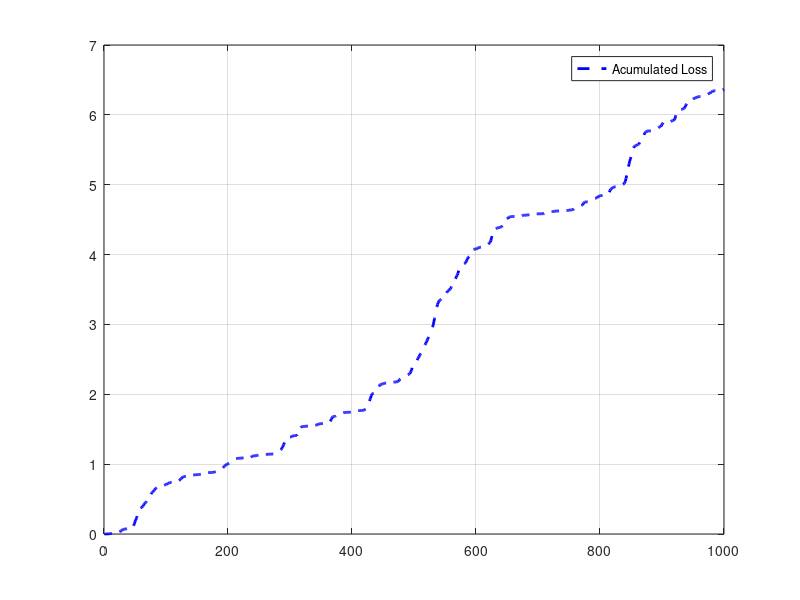
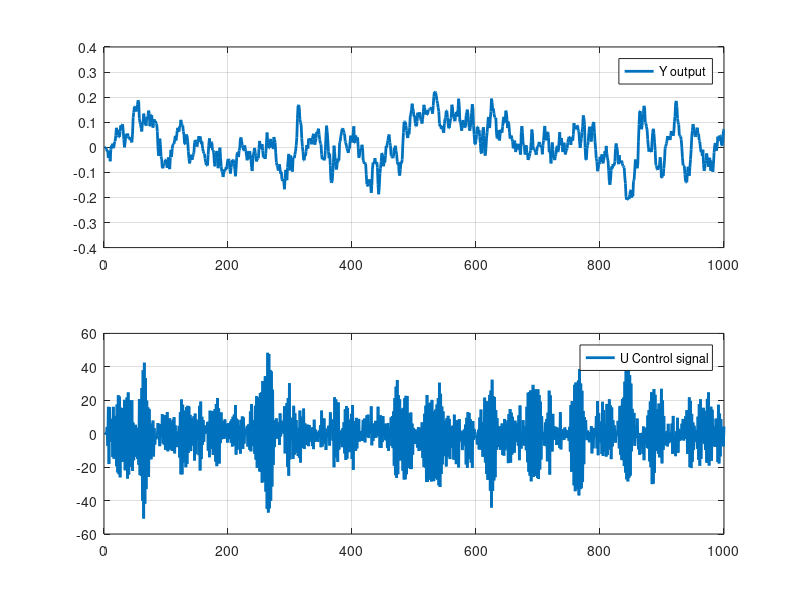
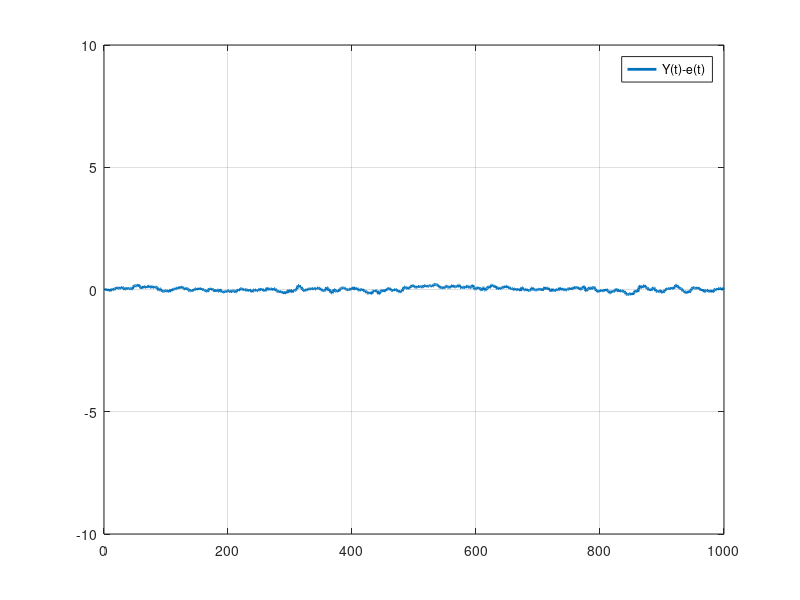

Source code (MATLAB) for these figures, in order:
%% STR Stochastic MA_nonadaptive
clc
clear all
close all
%% define Tf
s=tf('s');
%unstable system
H=(s+0.5)/((3*s-1)*(s^2+1*s+1.2));
%% dicrtisize sys with 1/(10*Ts)
Th=0.2;
Hd=c2d(H,Th);
Tg=Th;
% H num & den
Ah=Hd.den{1,1};
Bh=Hd.num{1,1};
B=Bh(2:end);
B_plus=B/B(1,1);
B_minus=deconv(B,B_plus);
%% Define e
 N=1000;
varN=0.001;% noise variance
e=random('normal',0,varN,N,1);
e=0.01*randn(N,1);
%% controller
Deg_A=length(Ah);
Deg_B_plus=length(B_plus);
d=Deg_A-Deg_B_plus;
c=[0.1 -0.2 -0.3];
C=poly(c);
q=poly(zeros(1,d-1));
qB = conv(q,B_plus);
qBC = conv(qB,C);
%% silvester matrix and diophontine equation
E=[1          0         0       0       0       0;
   Ah(1,2)    1         0       B(1,2)  0       0;
   Ah(1,3)   Ah(1,2)   1        B(1,2)  B(1,1)  0;
   Ah(1,4)   Ah(1,3)   Ah(1,2)  B(1,3)  B(1,2)  B(1,1);
   0         Ah(1,4)   Ah(1,3)  0       B(1,3)  B(1,2);
   0         0         Ah(1,4)  0       0       B(1,3)];
%% R and S Parameter
er=inv(E)*qBC';
R=[er(1) er(2) er(3)];
S=[er(4) er(5) er(6)];
R_1=deconv(R,B_plus);
%% output result
U=zeros(1,length(e));
Y=zeros(1,length(e));
A_L=zeros(1,length(e));

for i=4:length(e)
  Y(i)=-(Ah(1,2)*Y(i-1)+Ah(1,3)*Y(i-2)+Ah(1,4)*Y(i-3))+B(1)*U(i-1)+B(2)*U(i-2)+B(3)*U(i-3)+C(1)*e(i)+C(2)*e(i-1)+C(3)*e(i-2)+C(4)*e(i-3);
    U(i)=(-R(1,2)*U(i-1)-R(1,3)*U(i-2)-S(1,1)*Y(i)-S(1,2)*Y(i-1)-S(1,3)*Y(i-2))/R(1,1);      

  A_L(i)=A_L(i-1)+Y(i).^2;
end
%% Plotting
% plot accumulated loss
figure;
plot(A_L,'b--','linewidth',2);legend('Acumulated Loss');grid on
% plot Y and U
figure;
subplot(2,1,1);
plot(Y,'linewidth',2);legend('Y output');grid on
subplot(2,1,2);
plot(U,'linewidth',2);legend('U Control signal');grid on

figure;
plot(Y-e','linewidth',2);legend('Y(t)-e(t)');axis([0 1000 -10 10]);grid on


%% Variance

Varianvce_Y=var(Y)
Variance_e=var(e)















